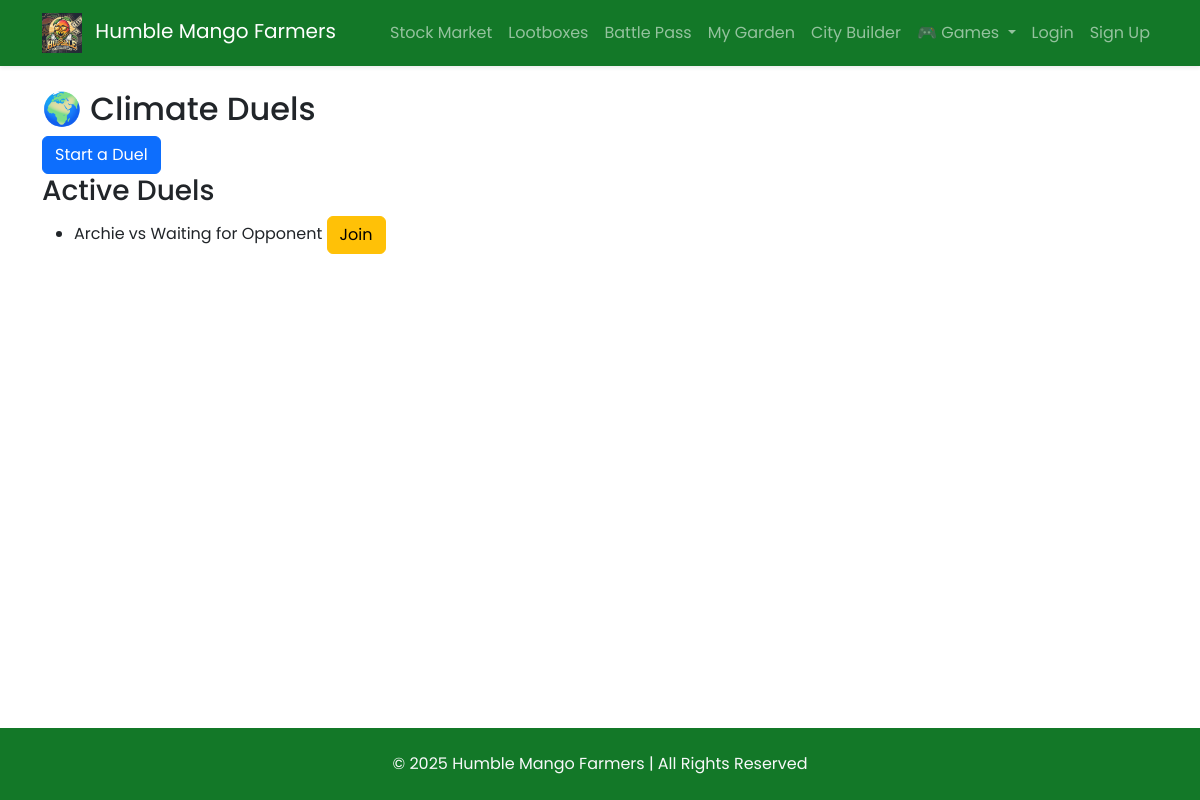
Page /climate_duels/ on the committed database.
### apps/climate_duels/models.py (models this page shows, shortened)
class ClimateDuel(models.Model):
    player_one = models.ForeignKey(User, on_delete=models.CASCADE, related_name="climate_duels_as_p1")
    player_two = models.ForeignKey(User, on_delete=models.CASCADE, related_name="climate_duels_as_p2", null=True, blank=True)
    created_at = models.DateTimeField(auto_now_add=True)
    active = models.BooleanField(default=True)
    player_one_budget = models.FloatField(default=100.0)  # Each player starts with 100 units of currency
    player_two_budget = models.FloatField(default=100.0)
    player_one_co2 = models.FloatField(default=100.0)  # Each player starts with 100 CO₂ units
    player_two_co2 = models.FloatField(default=100.0)
    player_one_gdp = models.FloatField(default=100.0)  # Economic stability
    player_two_gdp = models.FloatField(default=100.0)
    current_turn = models.IntegerField(default=1)

### apps/climate_duels/views.py (the view)
# urls.py: path("", views.duel_list, name="duel_list"),
def duel_list(request):
    duels = ClimateDuel.objects.all().order_by("-created_at")  # Show latest first
    return render(request, "climate_duels/duel_list.html", {"duels": duels})

### apps/casino/context_processors.py (called while the page is built)
def green_fund_context(request):
    from apps.casino.models import GreenFund  # Import inside the function
    fund, created = GreenFund.objects.get_or_create(id=1)
    return {"green_fund": fund}

### templates/climate_duels/duel_list.html
{% extends "base.html" %}
{% block content %}
<h2>🌍 Climate Duels</h2>
<a href="{% url 'climate_duels:create_duel' %}" class="btn btn-primary">Start a Duel</a>
<h3>Active Duels</h3>
<ul>
    {% for duel in duels %}
        <li>
            {{ duel.player_one }} vs {{ duel.player_two|default:"Waiting for Opponent" }}
            {% if duel.player_two is None %}
                <a href="{% url 'climate_duels:join_duel' duel.id %}" class="btn btn-warning">Join</a>
            {% elif duel.active %}
                <a href="{% url 'climate_duels:play_turn' duel.id %}" class="btn btn-success">Play</a>
            {% endif %}
        </li>
    {% empty %}
        <li>No active duels.</li>
    {% endfor %}
</ul>
{% endblock %}

### static/css/variables.css (style rules this page uses)
:root { --rarity-common: #81C784; --rarity-uncommon: #4FC3F7; --rarity-rare: #FFF176; --rarity-epic: #F06292; --rarity-legendary: #FFB74D; }

### rows in the picture
ClimateDuel: player_one "Archie", player_two "Waiting for Opponent", shows "Join"
